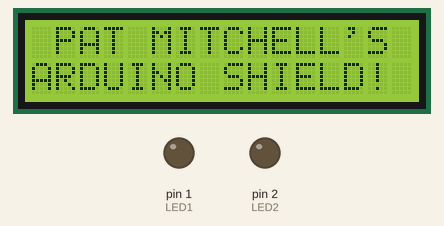
This sketch was run on a simulated Arduino Uno, built with avr-gcc and run on an emulated ATmega328P. On the bench: 16×2 character LCD, output pins drawn as LEDs (lit = HIGH). Dashed ring = blinking. Pins used as bus, display or sensor lines are not drawn.

Above: at 0.1 s.
At 5.7 s:
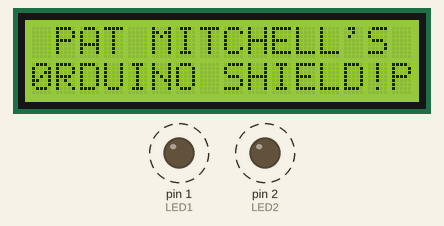
At 22.5 s:
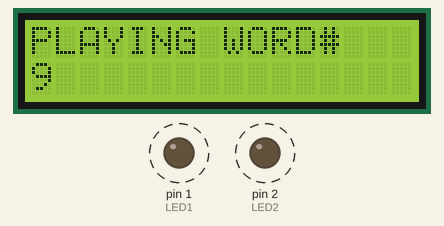
At 38.1 s:
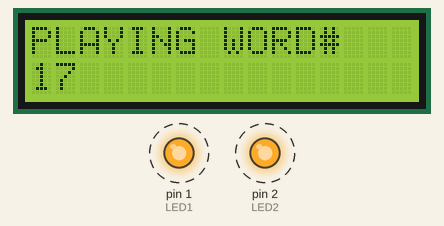
Timing chart, 0 to 40.0 s (numbered marks = the images above):
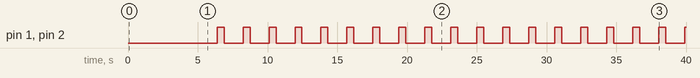

The sketch:

comms_shield_2_audio.ino
```cpp
// THIS CODE SHOWS YOU HOW TO CONTROL ALL FEATURES ON THE COMMS SHIELD
#include <SPI.h>    // include the SPI communcation library
#include "LiquidCrystal.h"
LiquidCrystal lcd(4,5,6,7,8,9); //LCD pins RS/E/D4/D5/D6/D7 connected to UNO pins 4,5,6,7,8,9 Respectively
#define LED1 1  // First LED controlled by GPIO1
#define LCDen 3 // LCB backlight control by GPIO3
#define LED2 2  // Second LED controlled by GPIO2
// Connect pin#13 (SCLK) To S2 on AP23
// Connect pin#11 (DATOUT) To S3 on AP23
// Connect pin#13 (SCLK) To S2 on AP23
// Connect pin#10 (CS) To S1 on AP23
int cs=10;          // this is the chip-select pin for SPI
int del=200;        // short 200ms delay
int value1 = 0x98;  // play command - This value never changes
int value2 = 0;  // voice address - when you place a hex value in this integer and call the "readout()" function, that specific word will play
int value3 = 0xA8;  // COUT ramp up - This value never changes
int value4 = 0xB8;   // COUT ramp down - This value never changes
/*
 * // If you were to play sentences, this is how it would look.  Check out the look up table on the project page for the LBT library
int sentence[] = {0xc5, 0xc7, 0xa5,0xfc}; // hello how are you
int sentenceb[] = {0xb6, 0xf8, 0xbd, 0xb4}; // Crital warning... fatal condition...
int sentencec[] = {0x3d, 0x9c, 0x39, 0x98, 0x40}; // Seven plus three equals ten
int sentenced[] = {0x91, 0x90, 0x0a, 0x92, 0x93}; // Intruder detected activate security system
int sentencee[] = {0xc8, 0xa3, 0x61}; // I am angry
int sentencef[] = {0xf2, 0x8d, 0xcd, 0x4a, 0x3d, 0x84}; // The weight is 27 pounds
int sentenceg[] = {0xf2, 0x33, 0xcd, 0x38, 0x4b, 0x3b, 0x2d}; // The time is two thirty five pm
int sentenceh[] = {0x0f, 0x55, 0x3c, 0x74, 0x79}; // move north six kilometers
int sentencei[] = {0xf3, 0x33, 0xcd, 0x42, 0x4c, 0x2d}; // The time is 12:40 pm - Breaks down to "the (0x86)", "time (0x61)", "is (0x83)"...ETC
int sentencej[] = {0xf3, 0x2e, 0xcd, 0x27, 0x19, 0x41, 0x38, 0x53, 0x48}; // The date is friday march 11/2016 || (two, thousand, sixeeen) = Three words
int sentencek[] = {0x91, 0x90, 0x0a, 0x92, 0x8e}; // Intruder detected.  Enable security alarm
*/

void setup()
{

  lcd.begin(16,02);              // 16 characters/2 lines
  lcd.clear();                   // Clear LCD
  pinMode(LCDen,OUTPUT);         // Declare I/Os
  pinMode(LED1,OUTPUT);
  pinMode(LED2,OUTPUT);
  digitalWrite(LCDen,HIGH);      // Turn backlight on, and LEDs off
  digitalWrite(LED1,LOW);
  digitalWrite(LED2,LOW);
  delay(10);
  lcd.print(" PAT MITCHELL'S"); //the command to print to the LCD
  lcd.setCursor(0, 1); //sets the cursor to the 0th column in the 2nd row
  lcd.print("ARDUINO SHIELD!");
  delay(100);              // 100ms delay
  SPI.begin();             // Initialize SPI
  SPI.setClockDivider(SPI_CLOCK_DIV32); // low frequency SPI
  pinMode(cs,OUTPUT);    // Chip select pins is an output
  digitalWrite(cs,HIGH); // Set chip select to be HIGH (5v) by default.  The chip on the shield is selected when this line is brought low.
  SPI.setBitOrder(MSBFIRST);  // OTP requires MSB first
  SPI.setDataMode(SPI_MODE0);  // Use MODE0, as all other modes to not work
  value2 = 0x00; // Start at voice group 0
  delay(500);   // One second delay
  // ramp up Little Buddy Talker chip
  digitalWrite(cs,LOW);
  SPI.transfer(value3);
  SPI.transfer(0x00);
  digitalWrite(cs,HIGH);
  delay(5000);
}

// the loop function runs over and over again forever
void loop() {
  readout();     // SPI command transfer function.  Whenever you call this function, it calls a word to be played. LEDs will blink, LCD written to, and backlight turned on/off
  delay(50);     // 50ms delay after word played
  value2 = value2 + 1;  // Increment voice command group so that the next word int he queue will play next
}

void readout()
{

  delay(7); // 7ms delay
  // Transmit Data
  lcd.print("PLAYING WORD#"); //the command to print to the LCD
  lcd.setCursor(0, 1); //sets the cursor to the 0th column in the 1st row
  lcd.print(value2);   //tell the user which word is being played
  delay(700);          // 700ms delay
  digitalWrite(cs,LOW);   // Select the Little Buddy Talker
  SPI.transfer(value1);   // Send fixed value1 integer to LBT
  SPI.transfer(value2);   // Send word address and play
  digitalWrite(cs,HIGH);  // Unselect LBT
  digitalWrite(LED1,HIGH); // Turn both LEDs on
  digitalWrite(LED2,HIGH);
  delay(500);             // Half second delay, then turn both LEDs off
  digitalWrite(LED1,LOW);
  digitalWrite(LED2,LOW);
  lcd.clear();            // Clear the LCD, and turn the backlight off for 600ms
  digitalWrite(LCDen,LOW);
  delay(600);
  digitalWrite(LCDen,HIGH); // Turn the backlight on again and end the function
}
```

Measured:
- by itself, pin 1 (LED1), pin 2 (LED2): alternates HIGH for 0.50 s and LOW for 1.4 s
- what the display in image 0 shows lasts 5.6 s, from 0.1 s to 5.7 s
- what the display in image 1 shows lasts 1.2 s, from 5.7 s to 6.9 s
